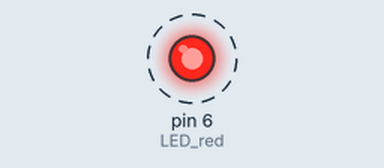
Recording of a sketch running on a simulated Arduino Uno, built with avr-gcc and run on an emulated ATmega328P. Parts: output pins drawn as LEDs (lit = HIGH). Dashed ring = blinking.

Above: at 0.5 s.
Timing chart, 0 to 4.6 s (numbered marks = the images above):
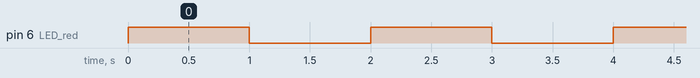

The sketch:

1_0_blink.ino
```cpp
const int LED_red = 6;
void setup() {
  // initialize digital pin LED_BUILTIN as an output.
  pinMode(LED_red, OUTPUT);
}

// the loop function runs over and over again forever
void loop() {
  digitalWrite(LED_red, HIGH);  // turn the LED on (HIGH is the voltage level)
  delay(1000);                      // wait for a second
  digitalWrite(LED_red, LOW);   // turn the LED off by making the voltage LOW
  delay(1000);                      // wait for a second
}
```

Measured:
- by itself, pin 6 (LED_red): alternates HIGH for 1.0 s and LOW for 1.0 s
